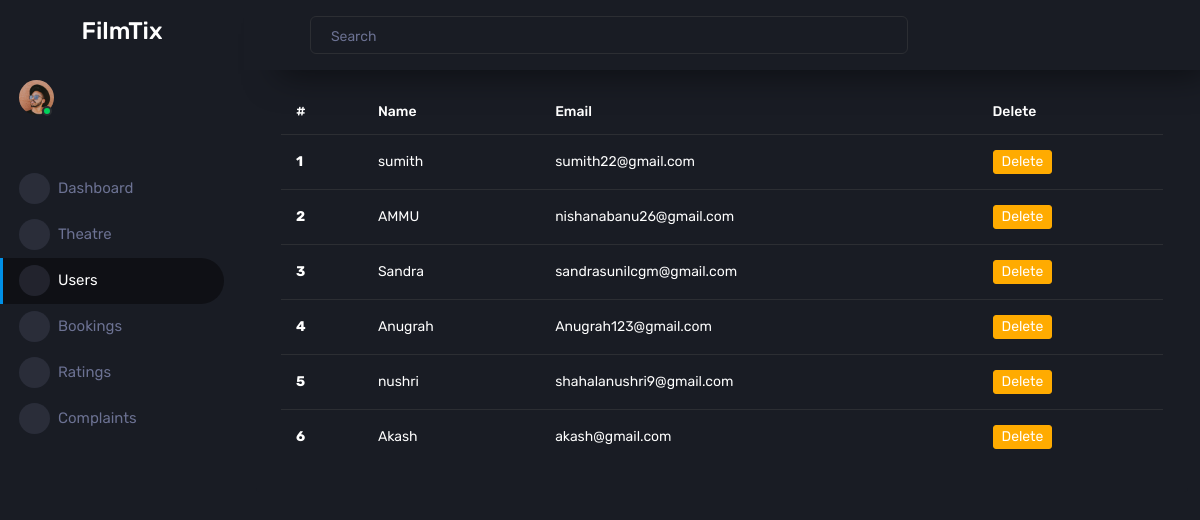
Page /user-list1 on the committed database.
### theatre_app/models.py (models this page shows, shortened)
class CustomUser(AbstractBaseUser,PermissionsMixin):
    username = models.CharField(max_length=100, unique=True)
    email = models.EmailField(unique=True)
    role = models.IntegerField(choices=ROLE_CHOICES)
    is_active = models.BooleanField(default=False)
    is_staff = models.BooleanField(default=False)
    USERNAME_FIELD = 'username'
    REQUIRED_FIELDS = ['email']
    objects = UserManager()

### theatre_app/views.py (the view)
# urls.py: path('user-list1',user_list1,name="user_list1"),
def user_list1(request):
    cus_users=CustomUser.objects.filter(role=3)
    return render(request,'admin/user_list1.html',{'cus_users':cus_users})

### theatre_app/context_processors.py (called while the page is built)
def theatre_list(request):
    return {'theatre_list': Theatre_Profile.objects.all()}

### templates/admin/user_list1.html
{% extends 'admin/admin_layout.html' %}
{% load static %}
{% block content %}
<div class="container">
    <div class="card border-0">
        <div class="card-header">
            <h5 class="card-title">Movies List</h5>
        </div>
        <div class="card-body">
            <table class="table">
                <thead>
                    <tr>
                        <th scope="col" style="color: white;">#</th>
                        <th scope="col" style="color: white;">Name</th>
                        <th scope="col" style="color: white;">Email</th>
                        <th scope="col" style="color: white;">Delete</th>
                    </tr>
                </thead>
                <tbody>
                    {% for user in cus_users %}
                    <tr>
                        <th scope="row" style="color: white;">{{ forloop.counter }}</th>
                        <td style="color: white;">{{ user.username }}</td>
                        <td style="color: white;">{{ user.email }}</td>
                        <td><a href="{% url 'user_delete' user.id %}" class="btn btn-sm btn-warning">Delete</a></td>
                    </tr>
                    {% empty %}
                    <tr>
                        <td colspan="7" class="text-center">No movies found</td>
                    </tr>
                    {% endfor %}
                </tbody>
            </table>
        </div>
    </div>
</div>
{% endblock %}

### rows in the picture
CustomUser: username "sumith", email "sumith22@gmail.com"
CustomUser: username "AMMU", email "nishanabanu26@gmail.com"
CustomUser: username "Sandra", email "sandrasunilcgm@gmail.com"
CustomUser: username "Anugrah", email "Anugrah123@gmail.com"
CustomUser: username "nushri", email "shahalanushri9@gmail.com"
CustomUser: username "Akash", email "akash@gmail.com"
